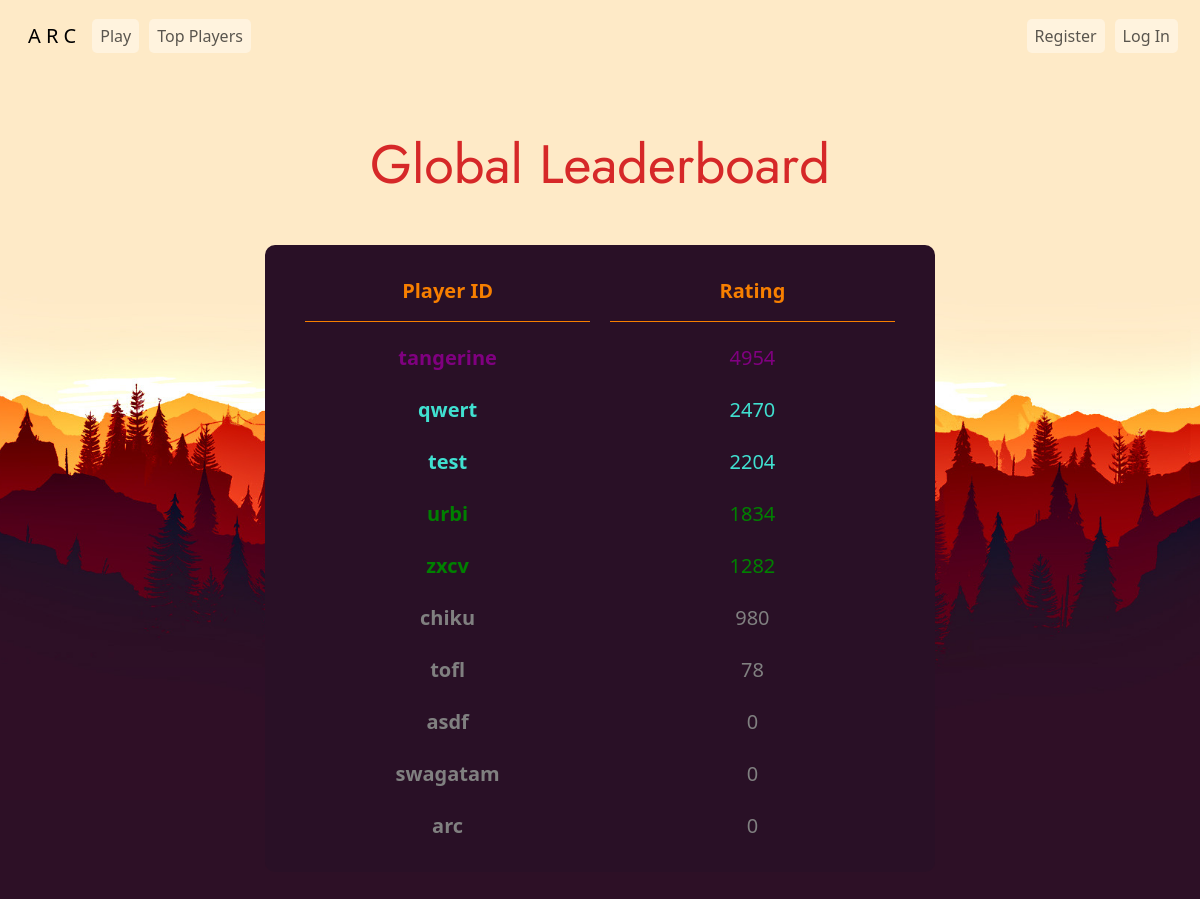
The app's page /fame with its own data.
### tables this page shows
CREATE TABLE 'users' ('id' INTEGER PRIMARY KEY AUTOINCREMENT NOT NULL, 'username' TEXT NOT NULL, 'hash' TEXT NOT NULL, 'highscore' INTEGER NOT NULL DEFAULT 0, 'title' TEXT NOT NULL DEFAULT 'Newbie');

### app.py (the view)
@app.route("/fame")
def fame():
    topUsers = db.execute("SELECT username, highscore, title FROM users ORDER BY highscore DESC LIMIT 10")
    colors = []
    for user in topUsers:
        title = user["title"]
        if title == "Newbie": colors.append("grey")
        elif title == "Pupil": colors.append("green")
        elif title == "Specialist": colors.append("turquoise")
        elif title == "Expert": colors.append("blue")
        elif title == "Candidate Master": colors.append("purple")
        elif title in ["Master", "International Master"]: colors.append("orange")
        elif title in ["Grandmaster", "International Grandmaster", "Legendary Grandmaster"]: colors.append("red")
    if session.get("user_id") is not None:
        username = db.execute("SELECT username, highscore FROM users WHERE id = ?", session["user_id"])[0]["username"]
        return render_template("fame.html", username = username, topUsers = topUsers, colors = colors)
    else:
        return render_template("fame.html", topUsers = topUsers, colors = colors)

### app.py (called while the page is built)
@app.after_request
def after_request(response):
    response.headers["Cache-Control"] = "no-cache, no-store, must-revalidate"
    response.headers["Expires"] = 0
    response.headers["Pragma"] = "no-cache"
    return response

### templates/fame.html (shortened to what this page needs)
{% extends "layout.html" %}
{% block styles %}
    <link rel="stylesheet" href="/static/stylesheets/fameStyles.css">
{% endblock %}
{% block main %}
    <main class="container py-5">
        <h1 class="text-center">Global Leaderboard</h1>
        <div class="mt-5 text-center">
            <table class="mx-auto">
                <colgroup>
                    <col span="1" style="width: 50%;">
                    <col span="1" style="width: 50%;">
                </colgroup>
                <thead>
                    <tr>
                        <th>Player ID</th>
                        <th>Rating</th>
                    </tr>
                </thead>
                <tbody>
                    {% for record in topUsers %}
                        <tr>
                            <td><strong style="color: {{ colors[loop.index - 1] }};">{{ record.username }}</strong></td>
                            <td style="color: {{ colors[loop.index - 1] }};">{{ record.highscore }}</td>
                        </tr>
                    {% endfor %}
                </tbody>
            </table>
        </div>
    </main>
{% endblock %}

### static/stylesheets/fameStyles.css (style rules this page uses)
h1 { color: #d62828; font-family: "Jost", sans-serif; font-optical-sizing: auto; font-weight: 400; font-size: 54px; font-style: normal; margin-top: 20px; }
table { width: 60%; border-collapse: separate; border-spacing: 1em 1em; font-size: 20px; border-radius: 10px; padding: 10px 20px 10px 20px; background-color: #291026; }
th { color: #f77f00; border-bottom: 1px solid #f77f00; padding-bottom: 15px; }
body { height: 100vh; background-color: #2d1026; background-image: url("/static/graphics/homeBG.jpeg"); background-position: center; background-repeat: no-repeat; background-size: cover; }

### records on screen
users: username "tangerine", highscore "4954"
users: username "qwert", highscore "2470"
users: username "test", highscore "2204"
users: username "urbi", highscore "1834"
users: username "zxcv", highscore "1282"
users: username "chiku", highscore "980"
users: username "tofl", highscore "78"
users: username "asdf", highscore "0"
users: username "swagatam", highscore "0"
users: username "arc", highscore "0"
